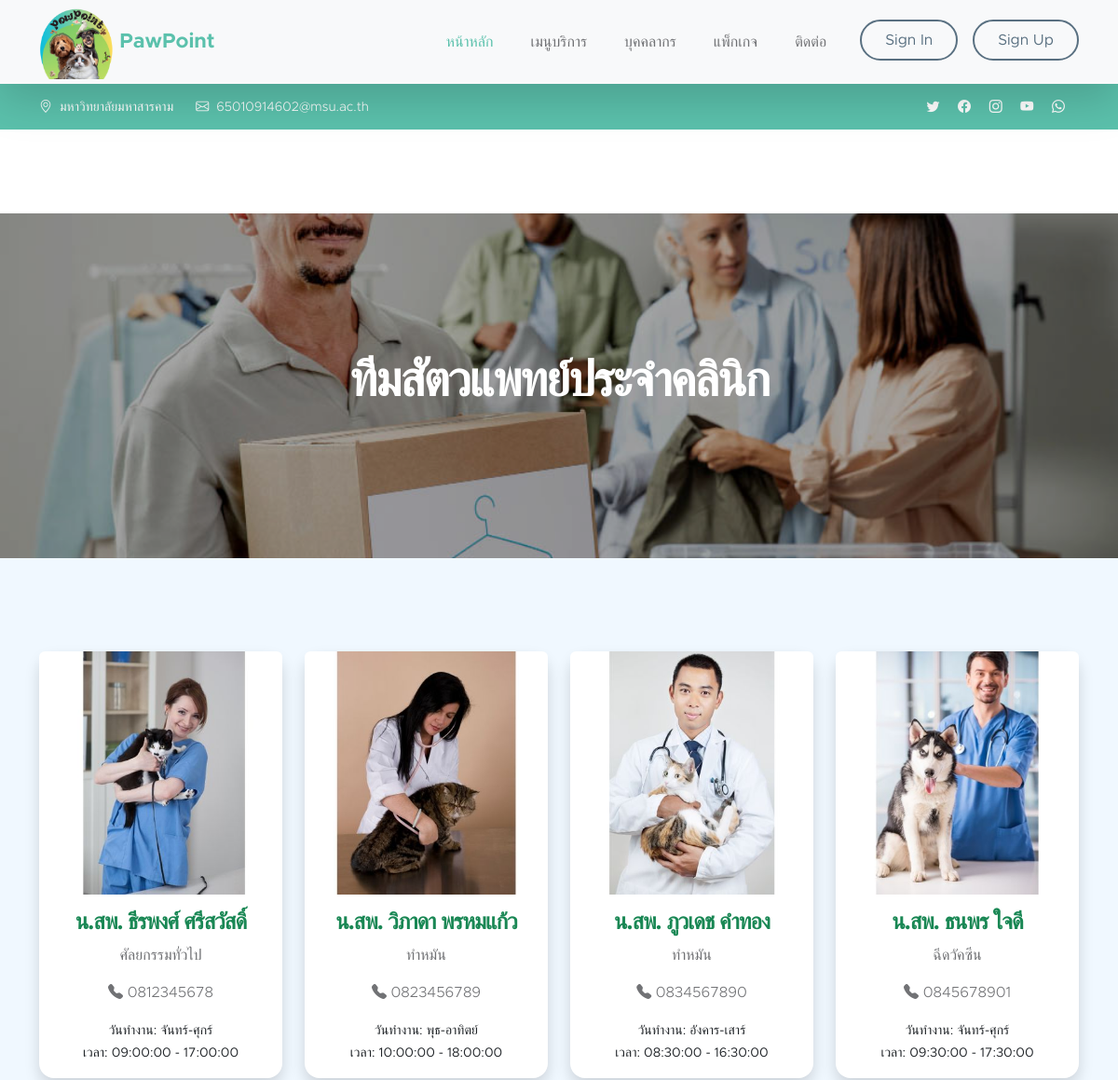
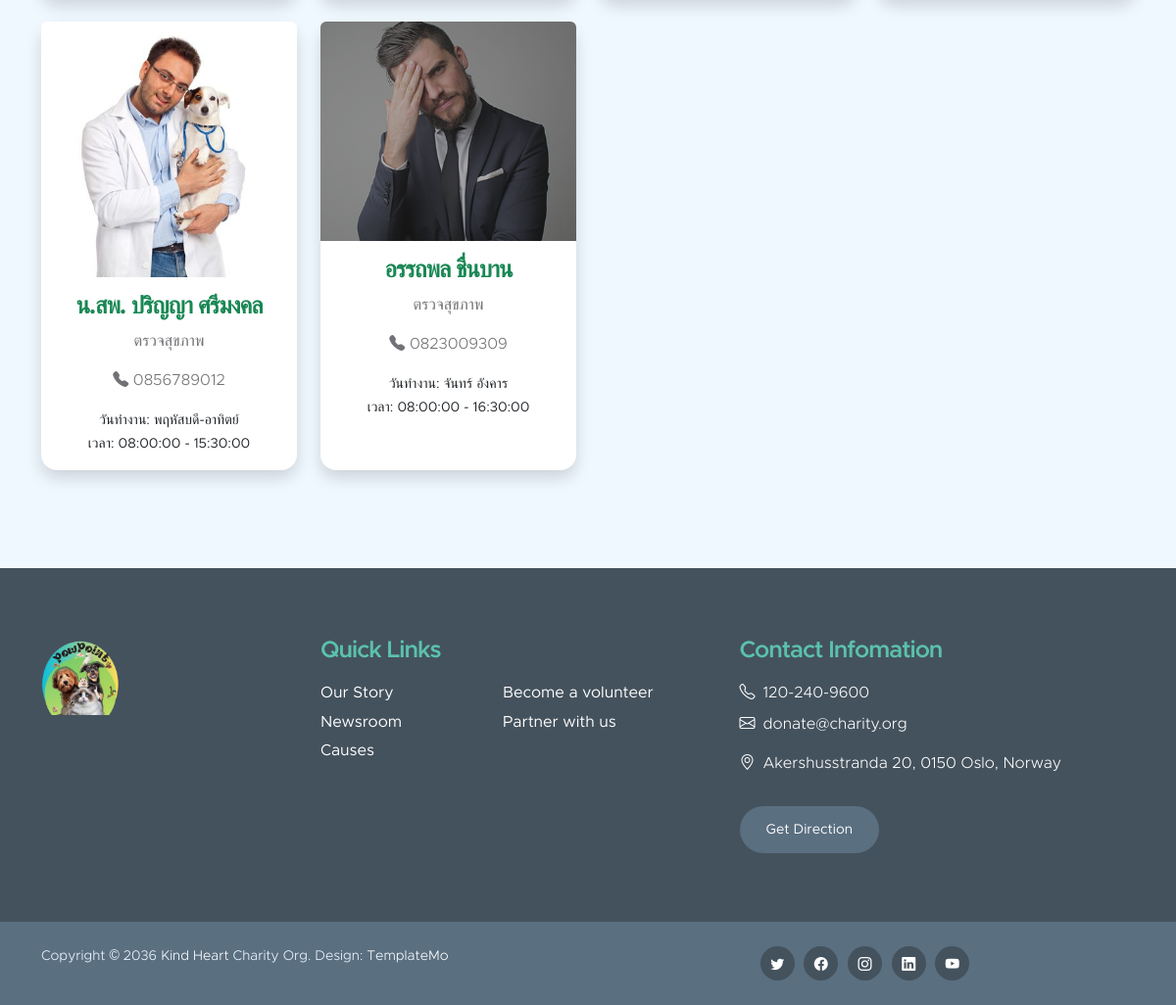
Screenshot of /all_pawpoint/table_vet.php with the database file from the repository (2 pictures, top to bottom).
### tables this page shows
CREATE TABLE `veterinarians` (
  `id` int(11) NOT NULL,
  `fullname` varchar(100) NOT NULL,
  `specialization` varchar(100) DEFAULT NULL,
  `phone` varchar(20) DEFAULT NULL,
  `email` varchar(100) DEFAULT NULL,
  `experience_years` int(11) DEFAULT 0,
  `working_days` varchar(100) DEFAULT NULL,
  `start_time` time DEFAULT NULL,
  `end_time` time DEFAULT NULL,
  `photo` varchar(255) DEFAULT 'default_vet.png',
  `note` text DEFAULT NULL,
  `created_at` timestamp NOT NULL DEFAULT current_timestamp()
);

### all_pawpoint/table_vet.php (the view, shortened to what this page needs)
<?php
include '../myadmin/config/db.php';
$stmt = $conn->query("SELECT * FROM veterinarians ORDER BY id ASC");
$vets = $stmt->fetchAll(PDO::FETCH_ASSOC);
?>
<!doctype html>
<html lang="en">
<head>
    <link href="css/bootstrap.min.css" rel="stylesheet">
    <link href="css/bootstrap-icons.css" rel="stylesheet">
    <link href="css/templatemo-kind-heart-charity.css" rel="stylesheet">
</head>
<body id="section_1">
    <header class="site-header">
        <div class="container">
            <div class="row">
                <div class="col-lg-8 col-12 d-flex flex-wrap">
                    <p class="d-flex me-4 mb-0">
                        <i class="bi-geo-alt me-2"></i>
                        มหาวิทยาลัยมหาสารคาม
                    </p>
                    <p class="d-flex mb-0">
                        <i class="bi-envelope me-2"></i>
                        <a href="mailto:65010914602@msu.ac.th">
                            65010914602@msu.ac.th
                        </a>
                    </p>
                </div>
                <div class="col-lg-3 col-12 ms-auto d-lg-block d-none">
                    <ul class="social-icon">
                        <li class="social-icon-item">
                            <a href="#" class="social-icon-link bi-twitter"></a>
                        </li>
                        <li class="social-icon-item">
                            <a href="https://www.facebook.com/yong.thipnaree?locale=th_TH"
                                class="social-icon-link bi-facebook"></a>
                        </li>
                        <li class="social-icon-item">
                            <a href="https://www.instagram.com/thipnaree.ng?igsh=bWVpejEyd2toNWh2&utm_source=qr"
                                class="social-icon-link bi-instagram"></a>
                        </li>
                        <li class="social-icon-item">
                            <a href="https://www.youtube.com/@happythipnaree"
                                class="social-icon-link bi-youtube"></a>
                        </li>
                        <li class="social-icon-item">
                            <a href="#" class="social-icon-link bi-whatsapp"></a>
                        </li>
                    </ul>
                </div>
            </div>
        </div>
    </header>
    <?php include 'header_nav.php'; ?>
    <main>
        <section class="news-detail-header-section text-center">
            <div class="section-overlay"></div>
            <div class="container">
                <div class="row">
                    <div class="col-lg-12 col-12">
                        <h1 class="text-white">ทีมสัตวแพทย์ประจำคลินิก</h1>
                    </div>
                </div>
            </div>
        </section>
        <section class="news-section section-padding section-bg">
            <div class="container">
                <div class="row g-4">
                    <?php if (count($vets) > 0) {
                        foreach ($vets as $vet) { ?>
                            <div class="col-sm-6 col-md-4 col-lg-3 d-flex">
                                <div class="vet-card w-100 shadow rounded-4 bg-white">
                                    <img src="../myadmin/uploads/vets/<?= htmlspecialchars($vet['photo']); ?>"
                                        onerror="this.src='../myadmin/uploads/vets/default_vet.png';"
                                        class="vet-photo img-fluid rounded-top" alt="สัตวแพทย์">
                                    <div class="vet-info p-3 text-center">
                                        <h5 class="text-success fw-bold"><?= htmlspecialchars($vet['fullname']); ?></h5>
                                        <p><?= htmlspecialchars($vet['specialization']); ?></p>
                                        <p class="icon-text">
                                            <i class="bi bi-telephone-fill"></i>
                                            <?= htmlspecialchars($vet['phone']); ?>
                                        </p>
                                        <small>วันทำงาน: <?= htmlspecialchars($vet['working_days']); ?></small><br>
                                        <small>เวลา: <?= htmlspecialchars($vet['start_time']); ?> - <?= htmlspecialchars($vet['end_time']); ?></small>
                                    </div>
                                </div>
                            </div>
                    <?php }
                    } else { ?>
                        <div class="text-center text-muted py-5">
                            <p>ยังไม่มีข้อมูลสัตวแพทย์</p>
                        </div>
                    <?php } ?>
                </div>
            </div>
        </section>
    </main>
    <footer class="site-footer">
        <div class="container">
            <div class="row">
                <div class="col-lg-3 col-12 mb-4">
                    <img src="images/logo.png" class="logo img-fluid" alt="">
                </div>
                <div class="col-lg-4 col-md-6 col-12 mb-4">
                    <h5 class="site-footer-title mb-3">Quick Links</h5>
                    <ul class="footer-menu">
                        <li class="footer-menu-item"><a href="#" class="footer-menu-link">Our Story</a></li>
                        <li class="footer-menu-item"><a href="#" class="footer-menu-link">Newsroom</a></li>
                        <li class="footer-menu-item"><a href="#" class="footer-menu-link">Causes</a></li>
                        <li class="footer-menu-item"><a href="#" class="footer-menu-link">Become a volunteer</a></li>
                        <li class="footer-menu-item"><a href="#" class="footer-menu-link">Partner with us</a></li>
                    </ul>
                </div>
                <div class="col-lg-4 col-md-6 col-12 mx-auto">
                    <h5 class="site-footer-title mb-3">Contact Infomation</h5>
                    <p class="text-white d-flex mb-2">
                        <i class="bi-telephone me-2"></i>
                        <a href="tel: 120-240-9600" class="site-footer-link">120-240-9600</a>
                    </p>
                    <p class="text-white d-flex">
                        <i class="bi-envelope me-2"></i>
                        <a href="mailto:info@yourgmail.com" class="site-footer-link">donate@charity.org</a>
                    </p>
                    <p class="text-white d-flex mt-3">
                        <i class="bi-geo-alt me-2"></i>
                        Akershusstranda 20, 0150 Oslo, Norway
                    </p>
                    <a href="#" class="custom-btn btn mt-3">Get Direction</a>
                </div>
            </div>
        </div>
        <div class="site-footer-bottom">
            <div class="container">
                <div class="row">
                    <div class="col-lg-6 col-md-7 col-12">
                        <p class="copyright-text mb-0">Copyright © 2036 <a href="#">Kind Heart</a> Charity Org.
                            Design: <a href="https://templatemo.com" target="_blank">TemplateMo</a></p>
                    </div>
                    <div class="col-lg-6 col-md-5 col-12 d-flex justify-content-center align-items-center mx-auto">
                        <ul class="social-icon">
                            <li class="social-icon-item"><a href="#" class="social-icon-link bi-twitter"></a></li>
                            <li class="social-icon-item"><a href="#" class="social-icon-link bi-facebook"></a></li>
                            <li class="social-icon-item"><a href="#" class="social-icon-link bi-instagram"></a></li>
                            <li class="social-icon-item"><a href="#" class="social-icon-link bi-linkedin"></a></li>
                            <li class="social-icon-item"><a href="https://youtube.com/templatemo" class="social-icon-link bi-youtube"></a></li>
                        </ul>
                    </div>
                </div>
            </div>
        </div>
    </footer>
</body>
</html>

### rows the page displays
veterinarians: photo (picture), fullname "น.สพ. ธีรพงศ์ ศรีสวัสดิ์", specialization "ศัลยกรรมทั่วไป", phone "0812345678", working_days "จันทร์-ศุกร์", start_time "09:00:00", end_time "17:00:00"
veterinarians: photo (picture), fullname "น.สพ. วิภาดา พรหมแก้ว", specialization "ทำหมัน", phone "0823456789", working_days "พุธ-อาทิตย์", start_time "10:00:00", end_time "18:00:00"
veterinarians: photo (picture), fullname "น.สพ. ภูวเดช คำทอง", specialization "ทำหมัน", phone "0834567890", working_days "อังคาร-เสาร์", start_time "08:30:00", end_time "16:30:00"
veterinarians: photo (picture), fullname "น.สพ. ธนพร ใจดี", specialization "ฉีดวัคซีน", phone "0845678901", working_days "จันทร์-ศุกร์", start_time "09:30:00", end_time "17:30:00"
veterinarians: photo (picture), fullname "น.สพ. ปริญญา ศรีมงคล", specialization "ตรวจสุขภาพ", phone "0856789012", working_days "พฤหัสบดี-อาทิตย์", start_time "08:00:00", end_time "15:30:00"
veterinarians: photo (picture), fullname "อรรถพล ชื่นบาน", specialization "ตรวจสุขภาพ", phone "0823009309", working_days "จันทร์ อังคาร", start_time "08:00:00", end_time "16:30:00"
